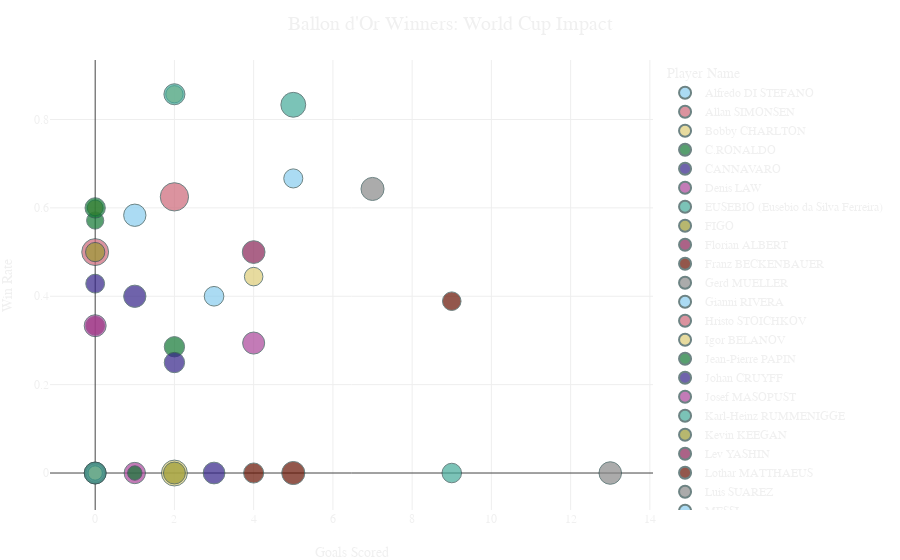

Notebook cell for this chart:
### Code cell
fig = px.scatter(
    summary,
    x="Goals_Scored",
    y="Win Rate",
    size="Avg_Winner_Goals",
    color="Player Name",
    hover_name="Player Name",
    hover_data={
        "Goals_Scored": True,
        "Win Rate": ":.2%",
        "Avg_Winner_Goals": True,
        "Matches_Played": True,
        "Wins": True,
    },
    title="Ballon d'Or Winners: World Cup Impact",
    labels={
        "Goals_Scored": "Goals Scored",
        "Win Rate": "Win Rate",
        "Avg_Winner_Goals": "Avg Winner Goals",
    },
    color_discrete_sequence=px.colors.qualitative.Safe
)

fig.update_traces(marker=dict(line=dict(width=1, color="DarkSlateGrey")))

fig.update_layout(
    autosize=True,
    margin=dict(t=60, l=50, r=50, b=50),
    plot_bgcolor="rgba(0,0,0,0)",
    paper_bgcolor="rgba(0,0,0,0)",
    font=dict(color="#f0f0f0", family="Arial"),
    title_font=dict(size=20, color="#f0f0f0"),
)

fig.show()

pio.write_html(
    fig,
    file="player.html",
    include_plotlyjs="cdn",
    full_html=False,
    config={"responsive": True}
)

### Figure 1 — Plotly figure (JSON) as saved in the notebook; plotly's stock layout.template omitted (floating-point values rounded to 4 significant figures)
{"data": [{"customdata": [[1.333, 3, 0]], "hovertemplate": "<b>%{hovertext}</b><br><br>Player Name=Alfredo DI STEFANO<br>Goals Scored=%{x}<br>Win Rate=%{y:.2%}<br>Avg Winner Goals=%{customdata[0]}<br>Matches_Played=%{customdata[1]}<br>Wins=%{customdata[2]}<extra></extra>", "hovertext": ["Alfredo DI STEFANO"], "legendgroup": "Alfredo DI STEFANO", "marker": {"color": "rgb(136, 204, 238)", "line": {"color": "DarkSlateGrey", "width": 1}, "size": [1.333], "sizemode": "area", "sizeref": 0.009687, "symbol": "circle"}, "mode": "markers", "name": "Alfredo DI STEFANO", "orientation": "v", "showlegend": true, "type": "scatter", "x": [0], "xaxis": "x", "y": [0], "yaxis": "y"}, {"customdata": [[3.5, 4, 2]], "hovertemplate": "<b>%{hovertext}</b><br><br>Player Name=Allan SIMONSEN<br>Goals Scored=%{x}<br>Win Rate=%{y:.2%}<br>Avg Winner Goals=%{customdata[0]}<br>Matches_Played=%{customdata[1]}<br>Wins=%{customdata[2]}<extra></extra>", "hovertext": ["Allan SIMONSEN"], "legendgroup": "Allan SIMONSEN", "marker": {"color": "rgb(204, 102, 119)", "line": {"color": "DarkSlateGrey", "width": 1}, "size": [3.5], "sizemode": "area", "sizeref": 0.009687, "symbol": "circle"}, "mode": "markers", "name": "Allan SIMONSEN", "orientation": "v", "showlegend": true, "type": "scatter", "x": [0], "xaxis": "x", "y": [0.5], "yaxis": "y"}, {"customdata": [[1.667, 18, 8]], "hovertemplate": "<b>%{hovertext}</b><br><br>Player Name=Bobby CHARLTON<br>Goals Scored=%{x}<br>Win Rate=%{y:.2%}<br>Avg Winner Goals=%{customdata[0]}<br>Matches_Played=%{customdata[1]}<br>Wins=%{customdata[2]}<extra></extra>", "hovertext": ["Bobby CHARLTON"], "legendgroup": "Bobby CHARLTON", "marker": {"color": "rgb(221, 204, 119)", "line": {"color": "DarkSlateGrey", "width": 1}, "size": [1.667], "sizemode": "area", "sizeref": 0.009687, "symbol": "circle"}, "mode": "markers", "name": "Bobby CHARLTON", "orientation": "v", "showlegend": true, "type": "scatter", "x": [4], "xaxis": "x", "y": [0.4444], "yaxis": "y"}, {"customdata": [[1.429, 7, 4]], "hovertemplate": "<b>%{hovertext}</b><br><br>Player Name=C.RONALDO<br>Goals Scored=%{x}<br>Win Rate=%{y:.2%}<br>Avg Winner Goals=%{customdata[0]}<br>Matches_Played=%{customdata[1]}<br>Wins=%{customdata[2]}<extra></extra>", "hovertext": ["C.RONALDO"], "legendgroup": "C.RONALDO", "marker": {"color": "rgb(17, 119, 51)", "line": {"color": "DarkSlateGrey", "width": 1}, "size": [1.429], "sizemode": "area", "sizeref": 0.009687, "symbol": "circle"}, "mode": "markers", "name": "C.RONALDO", "orientation": "v", "showlegend": true, "type": "scatter", "x": [0], "xaxis": "x", "y": [0.5714], "yaxis": "y"}, {"customdata": [[1.714, 14, 6]], "hovertemplate": "<b>%{hovertext}</b><br><br>Player Name=CANNAVARO<br>Goals Scored=%{x}<br>Win Rate=%{y:.2%}<br>Avg Winner Goals=%{customdata[0]}<br>Matches_Played=%{customdata[1]}<br>Wins=%{customdata[2]}<extra></extra>", "hovertext": ["CANNAVARO"], "legendgroup": "CANNAVARO", "marker": {"color": "rgb(51, 34, 136)", "line": {"color": "DarkSlateGrey", "width": 1}, "size": [1.714], "sizemode": "area", "sizeref": 0.009687, "symbol": "circle"}, "mode": "markers", "name": "CANNAVARO", "orientation": "v", "showlegend": true, "type": "scatter", "x": [0], "xaxis": "x", "y": [0.4286], "yaxis": "y"}, {"customdata": [[1, 3, 0]], "hovertemplate": "<b>%{hovertext}</b><br><br>Player Name=Denis LAW<br>Goals Scored=%{x}<br>Win Rate=%{y:.2%}<br>Avg Winner Goals=%{customdata[0]}<br>Matches_Played=%{customdata[1]}<br>Wins=%{customdata[2]}<extra></extra>", "hovertext": ["Denis LAW"], "legendgroup": "Denis LAW", "marker": {"color": "rgb(170, 68, 153)", "line": {"color": "DarkSlateGrey", "width": 1}, "size": [1], "sizemode": "area", "sizeref": 0.009687, "symbol": "circle"}, "mode": "markers", "name": "Denis LAW", "orientation": "v", "showlegend": true, "type": "scatter", "x": [0], "xaxis": "x", "y": [0], "yaxis": "y"}, {"customdata": [[3, 6, 5]], "hovertemplate": "<b>%{hovertext}</b><br><br>Player Name=EUSEBIO (Eusebio da Silva Ferreira)<br>Goals Scored=%{x}<br>Win Rate=%{y:.2%}<br>Avg Winner Goals=%{customdata[0]}<br>Matches_Played=%{customdata[1]}<br>Wins=%{customdata[2]}<extra></extra>", "hovertext": ["EUSEBIO (Eusebio da Silva Ferreira)"], "legendgroup": "EUSEBIO (Eusebio da Silva Ferreira)", "marker": {"color": "rgb(68, 170, 153)", "line": {"color": "DarkSlateGrey", "width": 1}, "size": [3], "sizemode": "area", "sizeref": 0.009687, "symbol": "circle"}, "mode": "markers", "name": "EUSEBIO (Eusebio da Silva Ferreira)", "orientation": "v", "showlegend": true, "type": "scatter", "x": [5], "xaxis": "x", "y": [0.8333], "yaxis": "y"}, {"customdata": [[1.8, 10, 5]], "hovertemplate": "<b>%{hovertext}</b><br><br>Player Name=FIGO<br>Goals Scored=%{x}<br>Win Rate=%{y:.2%}<br>Avg Winner Goals=%{customdata[0]}<br>Matches_Played=%{customdata[1]}<br>Wins=%{customdata[2]}<extra></extra>", "hovertext": ["FIGO"], "legendgroup": "FIGO", "marker": {"color": "rgb(153, 153, 51)", "line": {"color": "DarkSlateGrey", "width": 1}, "size": [1.8], "sizemode": "area", "sizeref": 0.009687, "symbol": "circle"}, "mode": "markers", "name": "FIGO", "orientation": "v", "showlegend": true, "type": "scatter", "x": [0], "xaxis": "x", "y": [0.5], "yaxis": "y"}, {"customdata": [[2.5, 8, 4]], "hovertemplate": "<b>%{hovertext}</b><br><br>Player Name=Florian ALBERT<br>Goals Scored=%{x}<br>Win Rate=%{y:.2%}<br>Avg Winner Goals=%{customdata[0]}<br>Matches_Played=%{customdata[1]}<br>Wins=%{customdata[2]}<extra></extra>", "hovertext": ["Florian ALBERT"], "legendgroup": "Florian ALBERT", "marker": {"color": "rgb(136, 34, 85)", "line": {"color": "DarkSlateGrey", "width": 1}, "size": [2.5], "sizemode": "area", "sizeref": 0.009687, "symbol": "circle"}, "mode": "markers", "name": "Florian ALBERT", "orientation": "v", "showlegend": true, "type": "scatter", "x": [4], "xaxis": "x", "y": [0.5], "yaxis": "y"}, {"customdata": [[2.579, 19, 0]], "hovertemplate": "<b>%{hovertext}</b><br><br>Player Name=Franz BECKENBAUER<br>Goals Scored=%{x}<br>Win Rate=%{y:.2%}<br>Avg Winner Goals=%{customdata[0]}<br>Matches_Played=%{customdata[1]}<br>Wins=%{customdata[2]}<extra></extra>", "hovertext": ["Franz BECKENBAUER"], "legendgroup": "Franz BECKENBAUER", "marker": {"color": "rgb(102, 17, 0)", "line": {"color": "DarkSlateGrey", "width": 1}, "size": [2.579], "sizemode": "area", "sizeref": 0.009687, "symbol": "circle"}, "mode": "markers", "name": "Franz BECKENBAUER", "orientation": "v", "showlegend": true, "type": "scatter", "x": [5], "xaxis": "x", "y": [0], "yaxis": "y"}, {"customdata": [[2.462, 13, 0]], "hovertemplate": "<b>%{hovertext}</b><br><br>Player Name=Gerd MUELLER<br>Goals Scored=%{x}<br>Win Rate=%{y:.2%}<br>Avg Winner Goals=%{customdata[0]}<br>Matches_Played=%{customdata[1]}<br>Wins=%{customdata[2]}<extra></extra>", "hovertext": ["Gerd MUELLER"], "legendgroup": "Gerd MUELLER", "marker": {"color": "rgb(136, 136, 136)", "line": {"color": "DarkSlateGrey", "width": 1}, "size": [2.462], "sizemode": "area", "sizeref": 0.009687, "symbol": "circle"}, "mode": "markers", "name": "Gerd MUELLER", "orientation": "v", "showlegend": true, "type": "scatter", "x": [13], "xaxis": "x", "y": [0], "yaxis": "y"}, {"customdata": [[1.867, 15, 6]], "hovertemplate": "<b>%{hovertext}</b><br><br>Player Name=Gianni RIVERA<br>Goals Scored=%{x}<br>Win Rate=%{y:.2%}<br>Avg Winner Goals=%{customdata[0]}<br>Matches_Played=%{customdata[1]}<br>Wins=%{customdata[2]}<extra></extra>", "hovertext": ["Gianni RIVERA"], "legendgroup": "Gianni RIVERA", "marker": {"color": "rgb(136, 204, 238)", "line": {"color": "DarkSlateGrey", "width": 1}, "size": [1.867], "sizemode": "area", "sizeref": 0.009687, "symbol": "circle"}, "mode": "markers", "name": "Gianni RIVERA", "orientation": "v", "showlegend": true, "type": "scatter", "x": [3], "xaxis": "x", "y": [0.4], "yaxis": "y"}, {"customdata": [[2.333, 3, 0]], "hovertemplate": "<b>%{hovertext}</b><br><br>Player Name=Hristo STOICHKOV<br>Goals Scored=%{x}<br>Win Rate=%{y:.2%}<br>Avg Winner Goals=%{customdata[0]}<br>Matches_Played=%{customdata[1]}<br>Wins=%{customdata[2]}<extra></extra>", "hovertext": ["Hristo STOICHKOV"], "legendgroup": "Hristo STOICHKOV", "marker": {"color": "rgb(204, 102, 119)", "line": {"color": "DarkSlateGrey", "width": 1}, "size": [2.333], "sizemode": "area", "sizeref": 0.009687, "symbol": "circle"}, "mode": "markers", "name": "Hristo STOICHKOV", "orientation": "v", "showlegend": true, "type": "scatter", "x": [0], "xaxis": "x", "y": [0], "yaxis": "y"}, {"customdata": [[3.25, 4, 0]], "hovertemplate": "<b>%{hovertext}</b><br><br>Player Name=Igor BELANOV<br>Goals Scored=%{x}<br>Win Rate=%{y:.2%}<br>Avg Winner Goals=%{customdata[0]}<br>Matches_Played=%{customdata[1]}<br>Wins=%{customdata[2]}<extra></extra>", "hovertext": ["Igor BELANOV"], "legendgroup": "Igor BELANOV", "marker": {"color": "rgb(221, 204, 119)", "line": {"color": "DarkSlateGrey", "width": 1}, "size": [3.25], "sizemode": "area", "sizeref": 0.009687, "symbol": "circle"}, "mode": "markers", "name": "Igor BELANOV", "orientation": "v", "showlegend": true, "type": "scatter", "x": [2], "xaxis": "x", "y": [0], "yaxis": "y"}, {"customdata": [[2, 7, 2]], "hovertemplate": "<b>%{hovertext}</b><br><br>Player Name=Jean-Pierre PAPIN<br>Goals Scored=%{x}<br>Win Rate=%{y:.2%}<br>Avg Winner Goals=%{customdata[0]}<br>Matches_Played=%{customdata[1]}<br>Wins=%{customdata[2]}<extra></extra>", "hovertext": ["Jean-Pierre PAPIN"], "legendgroup": "Jean-Pierre PAPIN", "marker": {"color": "rgb(17, 119, 51)", "line": {"color": "DarkSlateGrey", "width": 1}, "size": [2], "sizemode": "area", "sizeref": 0.009687, "symbol": "circle"}, "mode": "markers", "name": "Jean-Pierre PAPIN", "orientation": "v", "showlegend": true, "type": "scatter", "x": [2], "xaxis": "x", "y": [0.2857], "yaxis": "y"}, {"customdata": [[2.286, 7, 0]], "hovertemplate": "<b>%{hovertext}</b><br><br>Player Name=Johan CRUYFF<br>Goals Scored=%{x}<br>Win Rate=%{y:.2%}<br>Avg Winner Goals=%{customdata[0]}<br>Matches_Played=%{customdata[1]}<br>Wins=%{customdata[2]}<extra></extra>", "hovertext": ["Johan CRUYFF"], "legendgroup": "Johan CRUYFF", "marker": {"color": "rgb(51, 34, 136)", "line": {"color": "DarkSlateGrey", "width": 1}, "size": [2.286], "sizemode": "area", "sizeref": 0.009687, "symbol": "circle"}, "mode": "markers", "name": "Johan CRUYFF", "orientation": "v", "showlegend": true, "type": "scatter", "x": [3], "xaxis": "x", "y": [0], "yaxis": "y"}, {"customdata": [[2.2, 10, 0]], "hovertemplate": "<b>%{hovertext}</b><br><br>Player Name=Josef MASOPUST<br>Goals Scored=%{x}<br>Win Rate=%{y:.2%}<br>Avg Winner Goals=%{customdata[0]}<br>Matches_Played=%{customdata[1]}<br>Wins=%{customdata[2]}<extra></extra>", "hovertext": ["Josef MASOPUST"], "legendgroup": "Josef MASOPUST", "marker": {"color": "rgb(170, 68, 153)", "line": {"color": "DarkSlateGrey", "width": 1}, "size": [2.2], "sizemode": "area", "sizeref": 0.009687, "symbol": "circle"}, "mode": "markers", "name": "Josef MASOPUST", "orientation": "v", "showlegend": true, "type": "scatter", "x": [1], "xaxis": "x", "y": [0], "yaxis": "y"}, {"customdata": [[1.85, 20, 0]], "hovertemplate": "<b>%{hovertext}</b><br><br>Player Name=Karl-Heinz RUMMENIGGE<br>Goals Scored=%{x}<br>Win Rate=%{y:.2%}<br>Avg Winner Goals=%{customdata[0]}<br>Matches_Played=%{customdata[1]}<br>Wins=%{customdata[2]}<extra></extra>", "hovertext": ["Karl-Heinz RUMMENIGGE"], "legendgroup": "Karl-Heinz RUMMENIGGE", "marker": {"color": "rgb(68, 170, 153)", "line": {"color": "DarkSlateGrey", "width": 1}, "size": [1.85], "sizemode": "area", "sizeref": 0.009687, "symbol": "circle"}, "mode": "markers", "name": "Karl-Heinz RUMMENIGGE", "orientation": "v", "showlegend": true, "type": "scatter", "x": [9], "xaxis": "x", "y": [0], "yaxis": "y"}, {"customdata": [[1.2, 5, 3]], "hovertemplate": "<b>%{hovertext}</b><br><br>Player Name=Kevin KEEGAN<br>Goals Scored=%{x}<br>Win Rate=%{y:.2%}<br>Avg Winner Goals=%{customdata[0]}<br>Matches_Played=%{customdata[1]}<br>Wins=%{customdata[2]}<extra></extra>", "hovertext": ["Kevin KEEGAN"], "legendgroup": "Kevin KEEGAN", "marker": {"color": "rgb(153, 153, 51)", "line": {"color": "DarkSlateGrey", "width": 1}, "size": [1.2], "sizemode": "area", "sizeref": 0.009687, "symbol": "circle"}, "mode": "markers", "name": "Kevin KEEGAN", "orientation": "v", "showlegend": true, "type": "scatter", "x": [0], "xaxis": "x", "y": [0.6], "yaxis": "y"}, {"customdata": [[2, 19, 0]], "hovertemplate": "<b>%{hovertext}</b><br><br>Player Name=Lev YASHIN<br>Goals Scored=%{x}<br>Win Rate=%{y:.2%}<br>Avg Winner Goals=%{customdata[0]}<br>Matches_Played=%{customdata[1]}<br>Wins=%{customdata[2]}<extra></extra>", "hovertext": ["Lev YASHIN"], "legendgroup": "Lev YASHIN", "marker": {"color": "rgb(136, 34, 85)", "line": {"color": "DarkSlateGrey", "width": 1}, "size": [2], "sizemode": "area", "sizeref": 0.009687, "symbol": "circle"}, "mode": "markers", "name": "Lev YASHIN", "orientation": "v", "showlegend": true, "type": "scatter", "x": [0], "xaxis": "x", "y": [0], "yaxis": "y"}, {"customdata": [[1.952, 21, 0]], "hovertemplate": "<b>%{hovertext}</b><br><br>Player Name=Lothar MATTHAEUS<br>Goals Scored=%{x}<br>Win Rate=%{y:.2%}<br>Avg Winner Goals=%{customdata[0]}<br>Matches_Played=%{customdata[1]}<br>Wins=%{customdata[2]}<extra></extra>", "hovertext": ["Lothar MATTHAEUS"], "legendgroup": "Lothar MATTHAEUS", "marker": {"color": "rgb(102, 17, 0)", "line": {"color": "DarkSlateGrey", "width": 1}, "size": [1.952], "sizemode": "area", "sizeref": 0.009687, "symbol": "circle"}, "mode": "markers", "name": "Lothar MATTHAEUS", "orientation": "v", "showlegend": true, "type": "scatter", "x": [4], "xaxis": "x", "y": [0], "yaxis": "y"}, {"customdata": [[1.667, 6, 0]], "hovertemplate": "<b>%{hovertext}</b><br><br>Player Name=Luis SUAREZ<br>Goals Scored=%{x}<br>Win Rate=%{y:.2%}<br>Avg Winner Goals=%{customdata[0]}<br>Matches_Played=%{customdata[1]}<br>Wins=%{customdata[2]}<extra></extra>", "hovertext": ["Luis SUAREZ"], "legendgroup": "Luis SUAREZ", "marker": {"color": "rgb(136, 136, 136)", "line": {"color": "DarkSlateGrey", "width": 1}, "size": [1.667], "sizemode": "area", "sizeref": 0.009687, "symbol": "circle"}, "mode": "markers", "name": "Luis SUAREZ", "orientation": "v", "showlegend": true, "type": "scatter", "x": [0], "xaxis": "x", "y": [0], "yaxis": "y"}, {"customdata": [[1.762, 21, 14]], "hovertemplate": "<b>%{hovertext}</b><br><br>Player Name=MESSI<br>Goals Scored=%{x}<br>Win Rate=%{y:.2%}<br>Avg Winner Goals=%{customdata[0]}<br>Matches_Played=%{customdata[1]}<br>Wins=%{customdata[2]}<extra></extra>", "hovertext": ["MESSI"], "legendgroup": "MESSI", "marker": {"color": "rgb(136, 204, 238)", "line": {"color": "DarkSlateGrey", "width": 1}, "size": [1.762], "sizemode": "area", "sizeref": 0.009687, "symbol": "circle"}, "mode": "markers", "name": "MESSI", "orientation": "v", "showlegend": true, "type": "scatter", "x": [5], "xaxis": "x", "y": [0.6667], "yaxis": "y"}, {"customdata": [[1, 3, 0]], "hovertemplate": "<b>%{hovertext}</b><br><br>Player Name=MODRIC<br>Goals Scored=%{x}<br>Win Rate=%{y:.2%}<br>Avg Winner Goals=%{customdata[0]}<br>Matches_Played=%{customdata[1]}<br>Wins=%{customdata[2]}<extra></extra>", "hovertext": ["MODRIC"], "legendgroup": "MODRIC", "marker": {"color": "rgb(204, 102, 119)", "line": {"color": "DarkSlateGrey", "width": 1}, "size": [1], "sizemode": "area", "sizeref": 0.009687, "symbol": "circle"}, "mode": "markers", "name": "MODRIC", "orientation": "v", "showlegend": true, "type": "scatter", "x": [0], "xaxis": "x", "y": [0], "yaxis": "y"}, {"customdata": [[1, 4, 0]], "hovertemplate": "<b>%{hovertext}</b><br><br>Player Name=Marco VAN BASTEN<br>Goals Scored=%{x}<br>Win Rate=%{y:.2%}<br>Avg Winner Goals=%{customdata[0]}<br>Matches_Played=%{customdata[1]}<br>Wins=%{customdata[2]}<extra></extra>", "hovertext": ["Marco VAN BASTEN"], "legendgroup": "Marco VAN BASTEN", "marker": {"color": "rgb(221, 204, 119)", "line": {"color": "DarkSlateGrey", "width": 1}, "size": [1], "sizemode": "area", "sizeref": 0.009687, "symbol": "circle"}, "mode": "markers", "name": "Marco VAN BASTEN", "orientation": "v", "showlegend": true, "type": "scatter", "x": [0], "xaxis": "x", "y": [0], "yaxis": "y"}, {"customdata": [[2, 5, 3]], "hovertemplate": "<b>%{hovertext}</b><br><br>Player Name=Matthias SAMMER<br>Goals Scored=%{x}<br>Win Rate=%{y:.2%}<br>Avg Winner Goals=%{customdata[0]}<br>Matches_Played=%{customdata[1]}<br>Wins=%{customdata[2]}<extra></extra>", "hovertext": ["Matthias SAMMER"], "legendgroup": "Matthias SAMMER", "marker": {"color": "rgb(17, 119, 51)", "line": {"color": "DarkSlateGrey", "width": 1}, "size": [2], "sizemode": "area", "sizeref": 0.009687, "symbol": "circle"}, "mode": "markers", "name": "Matthias SAMMER", "orientation": "v", "showlegend": true, "type": "scatter", "x": [0], "xaxis": "x", "y": [0.6], "yaxis": "y"}, {"customdata": [[2, 4, 1]], "hovertemplate": "<b>%{hovertext}</b><br><br>Player Name=Michael OWEN<br>Goals Scored=%{x}<br>Win Rate=%{y:.2%}<br>Avg Winner Goals=%{customdata[0]}<br>Matches_Played=%{customdata[1]}<br>Wins=%{customdata[2]}<extra></extra>", "hovertext": ["Michael OWEN"], "legendgroup": "Michael OWEN", "marker": {"color": "rgb(51, 34, 136)", "line": {"color": "DarkSlateGrey", "width": 1}, "size": [2], "sizemode": "area", "sizeref": 0.009687, "symbol": "circle"}, "mode": "markers", "name": "Michael OWEN", "orientation": "v", "showlegend": true, "type": "scatter", "x": [2], "xaxis": "x", "y": [0.25], "yaxis": "y"}, {"customdata": [[2.353, 17, 5]], "hovertemplate": "<b>%{hovertext}</b><br><br>Player Name=Michel PLATINI<br>Goals Scored=%{x}<br>Win Rate=%{y:.2%}<br>Avg Winner Goals=%{customdata[0]}<br>Matches_Played=%{customdata[1]}<br>Wins=%{customdata[2]}<extra></extra>", "hovertext": ["Michel PLATINI"], "legendgroup": "Michel PLATINI", "marker": {"color": "rgb(170, 68, 153)", "line": {"color": "DarkSlateGrey", "width": 1}, "size": [2.353], "sizemode": "area", "sizeref": 0.009687, "symbol": "circle"}, "mode": "markers", "name": "Michel PLATINI", "orientation": "v", "showlegend": true, "type": "scatter", "x": [4], "xaxis": "x", "y": [0.2941], "yaxis": "y"}, {"customdata": [[2.333, 3, 0]], "hovertemplate": "<b>%{hovertext}</b><br><br>Player Name=NEDVED<br>Goals Scored=%{x}<br>Win Rate=%{y:.2%}<br>Avg Winner Goals=%{customdata[0]}<br>Matches_Played=%{customdata[1]}<br>Wins=%{customdata[2]}<extra></extra>", "hovertext": ["NEDVED"], "legendgroup": "NEDVED", "marker": {"color": "rgb(68, 170, 153)", "line": {"color": "DarkSlateGrey", "width": 1}, "size": [2.333], "sizemode": "area", "sizeref": 0.009687, "symbol": "circle"}, "mode": "markers", "name": "NEDVED", "orientation": "v", "showlegend": true, "type": "scatter", "x": [0], "xaxis": "x", "y": [0], "yaxis": "y"}, {"customdata": [[2.333, 9, 0]], "hovertemplate": "<b>%{hovertext}</b><br><br>Player Name=Oleg BLOKHIN<br>Goals Scored=%{x}<br>Win Rate=%{y:.2%}<br>Avg Winner Goals=%{customdata[0]}<br>Matches_Played=%{customdata[1]}<br>Wins=%{customdata[2]}<extra></extra>", "hovertext": ["Oleg BLOKHIN"], "legendgroup": "Oleg BLOKHIN", "marker": {"color": "rgb(153, 153, 51)", "line": {"color": "DarkSlateGrey", "width": 1}, "size": [2.333], "sizemode": "area", "sizeref": 0.009687, "symbol": "circle"}, "mode": "markers", "name": "Oleg BLOKHIN", "orientation": "v", "showlegend": true, "type": "scatter", "x": [2], "xaxis": "x", "y": [0], "yaxis": "y"}, {"customdata": [[1.667, 3, 1]], "hovertemplate": "<b>%{hovertext}</b><br><br>Player Name=Omar SIVORI<br>Goals Scored=%{x}<br>Win Rate=%{y:.2%}<br>Avg Winner Goals=%{customdata[0]}<br>Matches_Played=%{customdata[1]}<br>Wins=%{customdata[2]}<extra></extra>", "hovertext": ["Omar SIVORI"], "legendgroup": "Omar SIVORI", "marker": {"color": "rgb(136, 34, 85)", "line": {"color": "DarkSlateGrey", "width": 1}, "size": [1.667], "sizemode": "area", "sizeref": 0.009687, "symbol": "circle"}, "mode": "markers", "name": "Omar SIVORI", "orientation": "v", "showlegend": true, "type": "scatter", "x": [0], "xaxis": "x", "y": [0.3333], "yaxis": "y"}, {"customdata": [[1.667, 18, 7]], "hovertemplate": "<b>%{hovertext}</b><br><br>Player Name=Paolo ROSSI<br>Goals Scored=%{x}<br>Win Rate=%{y:.2%}<br>Avg Winner Goals=%{customdata[0]}<br>Matches_Played=%{customdata[1]}<br>Wins=%{customdata[2]}<extra></extra>", "hovertext": ["Paolo ROSSI"], "legendgroup": "Paolo ROSSI", "marker": {"color": "rgb(102, 17, 0)", "line": {"color": "DarkSlateGrey", "width": 1}, "size": [1.667], "sizemode": "area", "sizeref": 0.009687, "symbol": "circle"}, "mode": "markers", "name": "Paolo ROSSI", "orientation": "v", "showlegend": true, "type": "scatter", "x": [9], "xaxis": "x", "y": [0.3889], "yaxis": "y"}, {"customdata": [[2.571, 14, 9]], "hovertemplate": "<b>%{hovertext}</b><br><br>Player Name=RIVALDO<br>Goals Scored=%{x}<br>Win Rate=%{y:.2%}<br>Avg Winner Goals=%{customdata[0]}<br>Matches_Played=%{customdata[1]}<br>Wins=%{customdata[2]}<extra></extra>", "hovertext": ["RIVALDO"], "legendgroup": "RIVALDO", "marker": {"color": "rgb(136, 136, 136)", "line": {"color": "DarkSlateGrey", "width": 1}, "size": [2.571], "sizemode": "area", "sizeref": 0.009687, "symbol": "circle"}, "mode": "markers", "name": "RIVALDO", "orientation": "v", "showlegend": true, "type": "scatter", "x": [7], "xaxis": "x", "y": [0.6429], "yaxis": "y"}, {"customdata": [[2.417, 12, 7]], "hovertemplate": "<b>%{hovertext}</b><br><br>Player Name=RONALDINHO<br>Goals Scored=%{x}<br>Win Rate=%{y:.2%}<br>Avg Winner Goals=%{customdata[0]}<br>Matches_Played=%{customdata[1]}<br>Wins=%{customdata[2]}<extra></extra>", "hovertext": ["RONALDINHO"], "legendgroup": "RONALDINHO", "marker": {"color": "rgb(136, 204, 238)", "line": {"color": "DarkSlateGrey", "width": 1}, "size": [2.417], "sizemode": "area", "sizeref": 0.009687, "symbol": "circle"}, "mode": "markers", "name": "RONALDINHO", "orientation": "v", "showlegend": true, "type": "scatter", "x": [1], "xaxis": "x", "y": [0.5833], "yaxis": "y"}, {"customdata": [[3.875, 8, 5]], "hovertemplate": "<b>%{hovertext}</b><br><br>Player Name=Raymond KOPA<br>Goals Scored=%{x}<br>Win Rate=%{y:.2%}<br>Avg Winner Goals=%{customdata[0]}<br>Matches_Played=%{customdata[1]}<br>Wins=%{customdata[2]}<extra></extra>", "hovertext": ["Raymond KOPA"], "legendgroup": "Raymond KOPA", "marker": {"color": "rgb(204, 102, 119)", "line": {"color": "DarkSlateGrey", "width": 1}, "size": [3.875], "sizemode": "area", "sizeref": 0.009687, "symbol": "circle"}, "mode": "markers", "name": "Raymond KOPA", "orientation": "v", "showlegend": true, "type": "scatter", "x": [2], "xaxis": "x", "y": [0.625], "yaxis": "y"}, {"customdata": [[1.429, 7, 6]], "hovertemplate": "<b>%{hovertext}</b><br><br>Player Name=Roberto BAGGIO<br>Goals Scored=%{x}<br>Win Rate=%{y:.2%}<br>Avg Winner Goals=%{customdata[0]}<br>Matches_Played=%{customdata[1]}<br>Wins=%{customdata[2]}<extra></extra>", "hovertext": ["Roberto BAGGIO"], "legendgroup": "Roberto BAGGIO", "marker": {"color": "rgb(221, 204, 119)", "line": {"color": "DarkSlateGrey", "width": 1}, "size": [1.429], "sizemode": "area", "sizeref": 0.009687, "symbol": "circle"}, "mode": "markers", "name": "Roberto BAGGIO", "orientation": "v", "showlegend": true, "type": "scatter", "x": [2], "xaxis": "x", "y": [0.8571], "yaxis": "y"}, {"customdata": [[1, 4, 0]], "hovertemplate": "<b>%{hovertext}</b><br><br>Player Name=Ruud GULLIT<br>Goals Scored=%{x}<br>Win Rate=%{y:.2%}<br>Avg Winner Goals=%{customdata[0]}<br>Matches_Played=%{customdata[1]}<br>Wins=%{customdata[2]}<extra></extra>", "hovertext": ["Ruud GULLIT"], "legendgroup": "Ruud GULLIT", "marker": {"color": "rgb(17, 119, 51)", "line": {"color": "DarkSlateGrey", "width": 1}, "size": [1], "sizemode": "area", "sizeref": 0.009687, "symbol": "circle"}, "mode": "markers", "name": "Ruud GULLIT", "orientation": "v", "showlegend": true, "type": "scatter", "x": [1], "xaxis": "x", "y": [0], "yaxis": "y"}, {"customdata": [[2.4, 5, 2]], "hovertemplate": "<b>%{hovertext}</b><br><br>Player Name=SHEVCHENKO<br>Goals Scored=%{x}<br>Win Rate=%{y:.2%}<br>Avg Winner Goals=%{customdata[0]}<br>Matches_Played=%{customdata[1]}<br>Wins=%{customdata[2]}<extra></extra>", "hovertext": ["SHEVCHENKO"], "legendgroup": "SHEVCHENKO", "marker": {"color": "rgb(51, 34, 136)", "line": {"color": "DarkSlateGrey", "width": 1}, "size": [2.4], "sizemode": "area", "sizeref": 0.009687, "symbol": "circle"}, "mode": "markers", "name": "SHEVCHENKO", "orientation": "v", "showlegend": true, "type": "scatter", "x": [1], "xaxis": "x", "y": [0.4], "yaxis": "y"}, {"customdata": [[2.333, 6, 2]], "hovertemplate": "<b>%{hovertext}</b><br><br>Player Name=Stanley MATTHEWS<br>Goals Scored=%{x}<br>Win Rate=%{y:.2%}<br>Avg Winner Goals=%{customdata[0]}<br>Matches_Played=%{customdata[1]}<br>Wins=%{customdata[2]}<extra></extra>", "hovertext": ["Stanley MATTHEWS"], "legendgroup": "Stanley MATTHEWS", "marker": {"color": "rgb(170, 68, 153)", "line": {"color": "DarkSlateGrey", "width": 1}, "size": [2.333], "sizemode": "area", "sizeref": 0.009687, "symbol": "circle"}, "mode": "markers", "name": "Stanley MATTHEWS", "orientation": "v", "showlegend": true, "type": "scatter", "x": [0], "xaxis": "x", "y": [0.3333], "yaxis": "y"}, {"customdata": [[2.143, 7, 6]], "hovertemplate": "<b>%{hovertext}</b><br><br>Player Name=Zinedine ZIDANE<br>Goals Scored=%{x}<br>Win Rate=%{y:.2%}<br>Avg Winner Goals=%{customdata[0]}<br>Matches_Played=%{customdata[1]}<br>Wins=%{customdata[2]}<extra></extra>", "hovertext": ["Zinedine ZIDANE"], "legendgroup": "Zinedine ZIDANE", "marker": {"color": "rgb(68, 170, 153)", "line": {"color": "DarkSlateGrey", "width": 1}, "size": [2.143], "sizemode": "area", "sizeref": 0.009687, "symbol": "circle"}, "mode": "markers", "name": "Zinedine ZIDANE", "orientation": "v", "showlegend": true, "type": "scatter", "x": [2], "xaxis": "x", "y": [0.8571], "yaxis": "y"}], "layout": {"autosize": true, "font": {"color": "#f0f0f0", "family": "Arial"}, "legend": {"itemsizing": "constant", "title": {"text": "Player Name"}, "tracegroupgap": 0}, "margin": {"b": 50, "l": 50, "r": 50, "t": 60}, "paper_bgcolor": "rgba(0, 0, 0, 0)", "plot_bgcolor": "rgba(0, 0, 0, 0)", "title": {"font": {"color": "#f0f0f0", "size": 20}, "text": "Ballon d'Or Winners: World Cup Impact"}, "xaxis": {"anchor": "y", "autorange": true, "domain": [0, 1], "range": [-1.035, 13.99], "title": {"text": "Goals Scored"}, "type": "linear"}, "yaxis": {"anchor": "x", "autorange": true, "domain": [0, 1], "range": [-0.1163, 0.9618], "title": {"text": "Win Rate"}, "type": "linear"}}}
